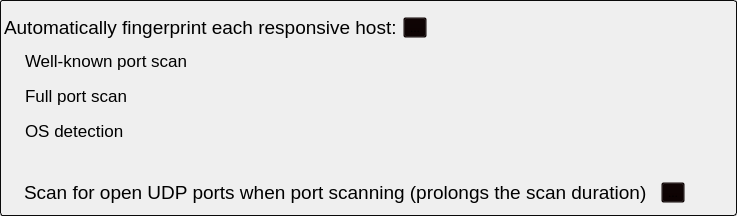
         <widget class="QFrame" name="frame_2">
          <property name="styleSheet">
           <string notr="true">QFrame {
	border-width: 1;
	border-radius: 3;
	border-style: solid;
	border-color: rgb(10, 10, 10)
}</string>
          </property>
          <property name="frameShape">
           <enum>QFrame::StyledPanel</enum>
          </property>
          <property name="frameShadow">
           <enum>QFrame::Raised</enum>
          </property>
          <layout class="QVBoxLayout" name="verticalLayout_12">
           <property name="leftMargin">
            <number>3</number>
           </property>
           <property name="topMargin">
            <number>15</number>
           </property>
           <item>
            <layout class="QHBoxLayout" name="horizontalLayout_4">
             <property name="spacing">
              <number>6</number>
             </property>
             <property name="sizeConstraint">
              <enum>QLayout::SetDefaultConstraint</enum>
             </property>
             <property name="leftMargin">
              <number>0</number>
             </property>
             <item>
              <widget class="QLabel" name="automatically_fp_settings_label">
               <property name="font">
                <font>
                 <family>MS Shell Dlg 2</family>
                 <pointsize>14</pointsize>
                </font>
               </property>
               <property name="styleSheet">
                <string notr="true">border: none;</string>
               </property>
               <property name="text">
                <string>Automatically fingerprint each responsive host:</string>
               </property>
              </widget>
             </item>
             <item>
              <widget class="QToolButton" name="fingerprint_setting_help_tb">
               <property name="sizePolicy">
                <sizepolicy hsizetype="Maximum" vsizetype="Fixed">
                 <horstretch>0</horstretch>
                 <verstretch>0</verstretch>
                </sizepolicy>
               </property>
               <property name="layoutDirection">
                <enum>Qt::LeftToRight</enum>
               </property>
               <property name="styleSheet">
                <string notr="true">background-color: rgba(10, 0, 0, 0);</string>
               </property>
               <property name="text">
                <string>...</string>
               </property>
               <property name="icon">
                <iconset>
                 <normaloff>../../icons/help_icon.png</normaloff>../../icons/help_icon.png</iconset>
               </property>
               <property name="iconSize">
                <size>
                 <width>24</width>
                 <height>24</height>
                </size>
               </property>
               <property name="autoRaise">
                <bool>false</bool>
               </property>
              </widget>
             </item>
             <item>
              <spacer name="horizontalSpacer_3">
               <property name="orientation">
                <enum>Qt::Horizontal</enum>
               </property>
               <property name="sizeHint" stdset="0">
                <size>
                 <width>40</width>
                 <height>20</height>
                </size>
               </property>
              </spacer>
             </item>
            </layout>
           </item>
           <item>
            <widget class="QFrame" name="frame_3">
             <property name="enabled">
              <bool>true</bool>
             </property>
             <property name="styleSheet">
              <string notr="true">border: none;</string>
             </property>
             <property name="frameShape">
              <enum>QFrame::StyledPanel</enum>
             </property>
             <property name="frameShadow">
              <enum>QFrame::Raised</enum>
             </property>
             <layout class="QVBoxLayout" name="verticalLayout_13">
              <property name="spacing">
               <number>15</number>
              </property>
              <property name="leftMargin">
               <number>6</number>
              </property>
              <property name="topMargin">
               <number>6</number>
              </property>
              <item>
               <layout class="QHBoxLayout" name="horizontalLayout_20">
                <property name="bottomMargin">
                 <number>0</number>
                </property>
                <item>
                 <widget class="Switch" name="well_known_port_scan_fp_setting_switch" native="true">
                  <property name="sizePolicy">
                   <sizepolicy hsizetype="Maximum" vsizetype="Maximum">
                    <horstretch>0</horstretch>
                    <verstretch>0</verstretch>
                   </sizepolicy>
                  </property>
                 </widget>
                </item>
                <item>
                 <widget class="QLabel" name="label_12">
                  <property name="sizePolicy">
                   <sizepolicy hsizetype="Minimum" vsizetype="Preferred">
                    <horstretch>0</horstretch>
                    <verstretch>0</verstretch>
                   </sizepolicy>
                  </property>
                  <property name="font">
                   <font>
                    <pointsize>13</pointsize>
                   </font>
                  </property>
                  <property name="text">
                   <string>Well-known port scan</string>
                  </property>
                 </widget>
                </item>
               </layout>
              </item>
              <item>
               <layout class="QHBoxLayout" name="horizontalLayout_21">
                <property name="bottomMargin">
                 <number>0</number>
                </property>
                <item>
                 <widget class="Switch" name="full_port_scan_fp_setting_switch" native="true">
                  <property name="sizePolicy">
                   <sizepolicy hsizetype="Maximum" vsizetype="Maximum">
                    <horstretch>0</horstretch>
                    <verstretch>0</verstretch>
                   </sizepolicy>
                  </property>
                 </widget>
                </item>
                <item>
                 <widget class="QLabel" name="label_15">
                  <property name="sizePolicy">
                   <sizepolicy hsizetype="Minimum" vsizetype="Preferred">
                    <horstretch>0</horstretch>
                    <verstretch>0</verstretch>
                   </sizepolicy>
                  </property>
                  <property name="font">
                   <font>
                    <pointsize>13</pointsize>
                   </font>
                  </property>
                  <property name="text">
                   <string>Full port scan</string>
                  </property>
                 </widget>
                </item>
               </layout>
              </item>
              <item>
               <layout class="QHBoxLayout" name="horizontalLayout_22">
                <property name="bottomMargin">
                 <number>0</number>
                </property>
                <item>
                 <widget class="Switch" name="os_detection_fp_setting_switch" native="true">
                  <property name="sizePolicy">
                   <sizepolicy hsizetype="Maximum" vsizetype="Maximum">
                    <horstretch>0</horstretch>
                    <verstretch>0</verstretch>
                   </sizepolicy>
                  </property>
                 </widget>
                </item>
                <item>
                 <widget class="QLabel" name="label_16">
                  <property name="sizePolicy">
                   <sizepolicy hsizetype="Minimum" vsizetype="Preferred">
                    <horstretch>0</horstretch>
                    <verstretch>0</verstretch>
                   </sizepolicy>
                  </property>
                  <property name="font">
                   <font>
                    <pointsize>13</pointsize>
                   </font>
                  </property>
                  <property name="text">
                   <string>OS detection</string>
                  </property>
                 </widget>
                </item>
               </layout>
              </item>
             </layout>
            </widget>
           </item>
           <item>
            <spacer name="verticalSpacer">
             <property name="orientation">
              <enum>Qt::Vertical</enum>
             </property>
             <property name="sizeType">
              <enum>QSizePolicy::Maximum</enum>
             </property>
             <property name="sizeHint" stdset="0">
              <size>
               <width>20</width>
               <height>25</height>
              </size>
             </property>
            </spacer>
           </item>
           <item>
            <layout class="QHBoxLayout" name="horizontalLayout_7">
             <property name="spacing">
              <number>14</number>
             </property>
             <property name="leftMargin">
              <number>6</number>
             </property>
             <item>
              <widget class="Switch" name="scan_udp_ports_setting_switch" native="true">
               <property name="sizePolicy">
                <sizepolicy hsizetype="Maximum" vsizetype="Maximum">
                 <horstretch>0</horstretch>
                 <verstretch>0</verstretch>
                </sizepolicy>
               </property>
              </widget>
             </item>
             <item>
              <widget class="QLabel" name="label_17">
               <property name="sizePolicy">
                <sizepolicy hsizetype="Minimum" vsizetype="Preferred">
                 <horstretch>0</horstretch>
                 <verstretch>0</verstretch>
                </sizepolicy>
               </property>
               <property name="font">
                <font>
                 <pointsize>14</pointsize>
                </font>
               </property>
               <property name="styleSheet">
                <string notr="true">border: none;</string>
               </property>
               <property name="text">
                <string>Scan for open UDP ports when port scanning (prolongs the scan duration)</string>
               </property>
              </widget>
             </item>
             <item>
              <widget class="QToolButton" name="udp_ports_setting_tb">
               <property name="styleSheet">
                <string notr="true">background-color: rgba(10, 0, 0, 0);</string>
               </property>
               <property name="text">
                <string>...</string>
               </property>
               <property name="icon">
                <iconset>
                 <normaloff>../../icons/help_icon.png</normaloff>../../icons/help_icon.png</iconset>
               </property>
               <property name="iconSize">
                <size>
                 <width>24</width>
                 <height>24</height>
                </size>
               </property>
              </widget>
             </item>
             <item>
              <spacer name="horizontalSpacer_7">
               <property name="orientation">
                <enum>Qt::Horizontal</enum>
               </property>
               <property name="sizeHint" stdset="0">
                <size>
                 <width>40</width>
                 <height>20</height>
                </size>
               </property>
              </spacer>
             </item>
            </layout>
           </item>
          </layout>
         </widget>
